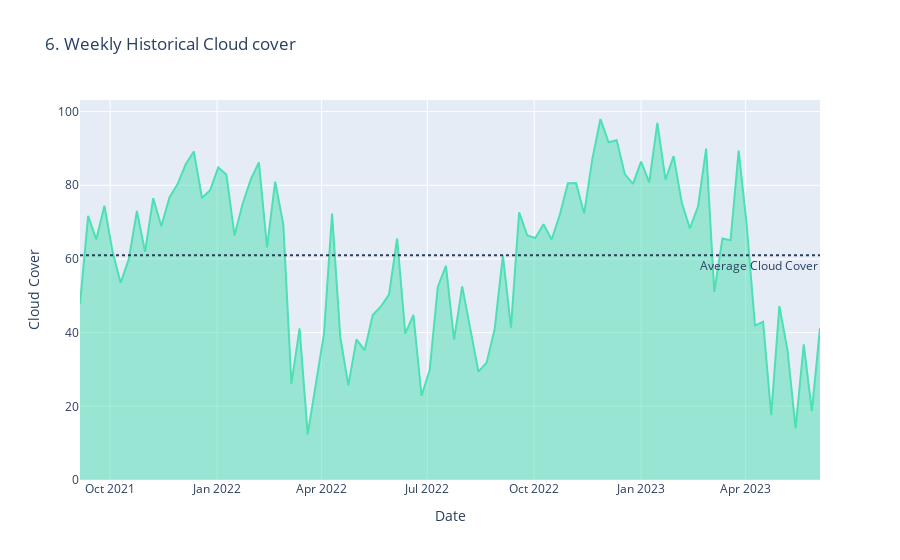

Here is the notebook cell this chart was saved with:
### Code cell
fig = px.area(weekly, x=weekly.index, y="cloudcover_total",
              title='6. Weekly Historical Cloud cover')
fig.add_hline(y= meancloudcover, line_dash="dot",
              annotation_text="Average Cloud Cover", annotation_position="bottom right")
fig.update_traces(line_color='#4ce0b4')
fig.update_layout(xaxis_title="Date", yaxis_title="Cloud Cover",
                  legend=dict(orientation="h", yanchor="bottom", y=1.02, xanchor="right", x=1))
fig.show()
